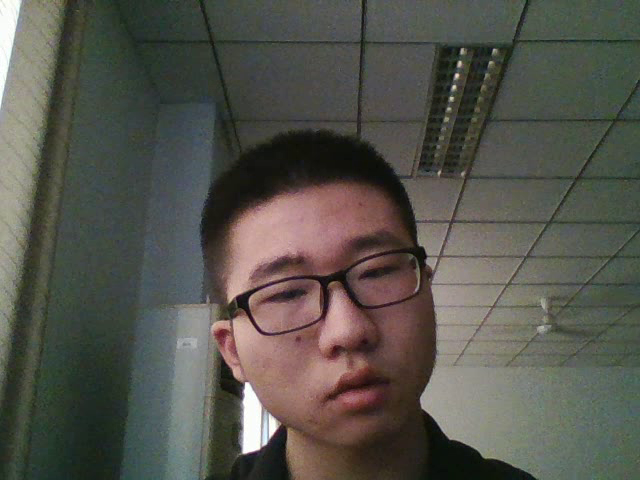
//> input picture frame 5 of 摄像处理/test.avi, 640 x 480 px, given in place of the camera
$ ./visio_detect_1   (built with g++ and OpenCV 4)
//> lines starting //> are read from the running program, lines starting //| are printed output that depends on the picture; after the words box and inside, x2 and y2 are one past the last pixel; in counts of white or black regions, pixels touching at a corner belong together
### 摄像处理/visio_detect_1/stdafx.h
// stdafx.h : 标准系统包含文件的包含文件，
// 或是经常使用但不常更改的
// 特定于项目的包含文件
//

#pragma once

#include "targetver.h"

#include <stdio.h>
#include <tchar.h>


// TODO:  在此处引用程序需要的其他头文件

### 摄像处理/visio_detect_1/visio_detect_1.cpp
// visio_detect_1.cpp : 定义控制台应用程序的入口点。
//

#include "stdafx.h"
#include <iostream>
#include <string>
#include <opencv2/opencv.hpp>
using namespace std;
using namespace cv;

int main()
{
	VideoCapture cam;	// 摄像头对象
	VideoWriter vwriter;
	cam.open(0);		// 打开摄像头
	double w = cam.get(CV_CAP_PROP_FRAME_WIDTH);
	double h = cam.get(CV_CAP_PROP_FRAME_HEIGHT);
	vwriter.open("../test.avi", CV_FOURCC('P', 'I', 'M', '1'), 25, Size(w, h));		//CV_FOURCC自己查手册
	if (!cam.isOpened() || !vwriter.isOpened()) {
		cout << "打开失败" << endl;
		return 0;
	}
	Mat frame;					// 保存摄像头捕捉到的图像
	Mat tmpImg;
	bool bStop = false;			// 变量
	while(!bStop) {
		cam >> frame;			// 将捕捉到的图像保存到frame中
//> frame is the input picture: 480 rows x 640 cols, CV_8UC3; mean B, G, R 76.8, 84.5, 85.4
		cvtColor(frame, tmpImg, CV_RGB2GRAY);					// 灰度转换
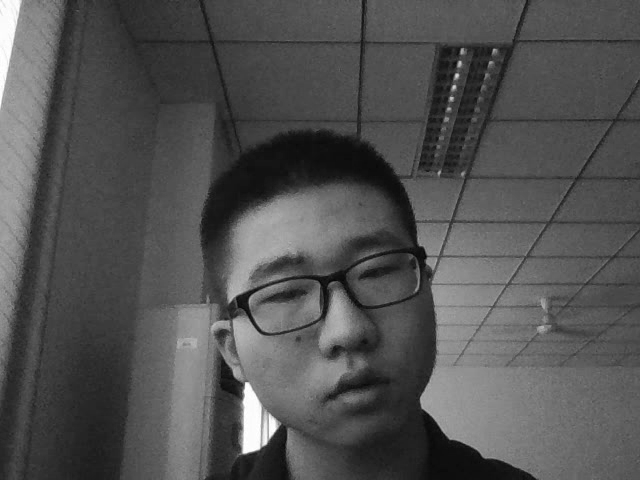
//> tmpImg: 480 rows x 640 cols, CV_8UC1; min 2, max 255, mean 82.3
		GaussianBlur(tmpImg, tmpImg, Size(11, 11), 10);		// 高斯模糊
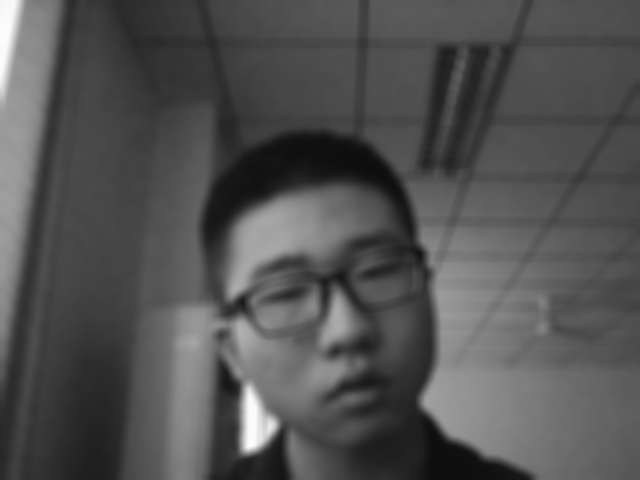
//> tmpImg: 480 rows x 640 cols, CV_8UC1; min 13, max 253, mean 82.3
		//threshold(tmpImg, tmpImg, 100, 255, CV_THRESH_BINARY);
		Canny(tmpImg, tmpImg, 0, 60);							// 边缘检测
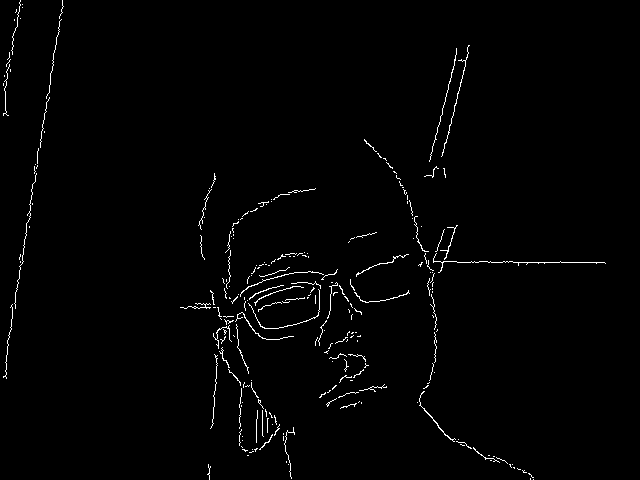
//> tmpImg: 480 rows x 640 cols, CV_8UC1; 1.3% white in thin lines or dots
		imshow("Gary Camera", tmpImg);							// 显示
		vwriter << frame;
		//imshow("Camera Frame", frame);
		int key = waitKey(40);
//> the Esc key is pressed
		if (key >= 0) {		// 键盘键入键的时候退出摄像头
			bStop = true;
		}
	}

	vwriter.release();
	if (cam.isOpened())
		cam.release();
    return 0;
}

$ run again, starting later in the video
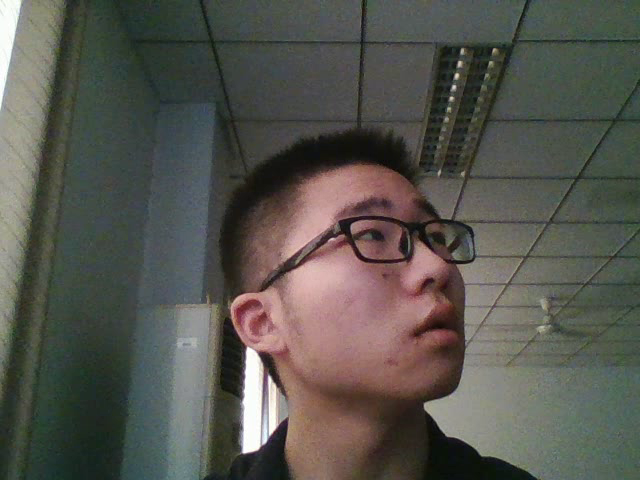
//> input picture frame 26 of 摄像处理/test.avi, 640 x 480 px, given in place of the camera
//> frame is the input picture: 480 rows x 640 cols, CV_8UC3; mean B, G, R 78.9, 85.7, 86.7
//> `GaussianBlur(tmpImg, tmpImg, Size(11, 11), 10);`:
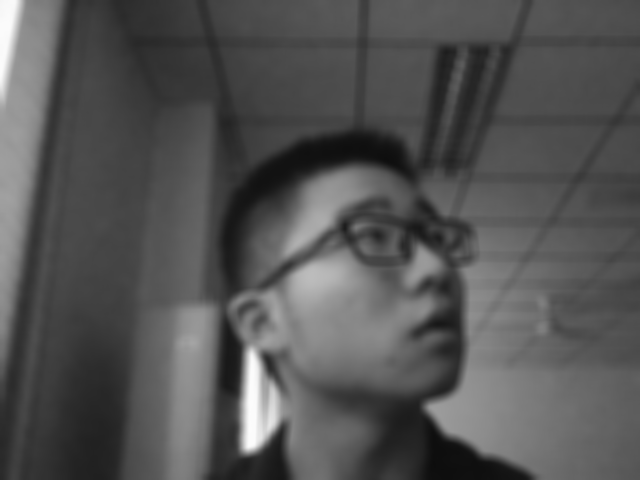
//> tmpImg: 480 rows x 640 cols, CV_8UC1; min 13, max 252, mean 83.8
//> `Canny(tmpImg, tmpImg, 0, 60);`:
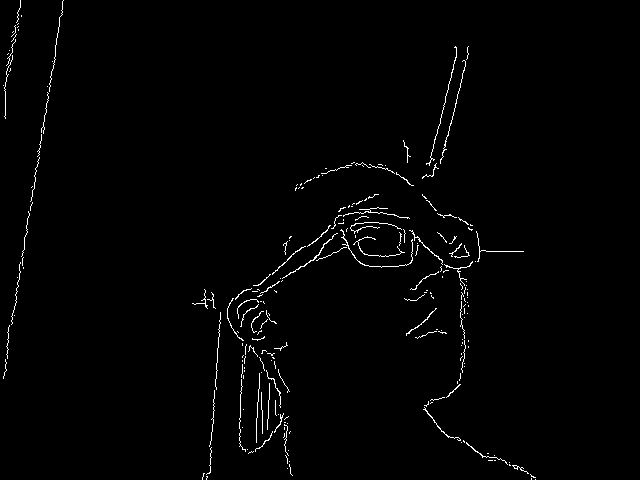
//> tmpImg: 480 rows x 640 cols, CV_8UC1; 1.3% white in thin lines or dots, all inside (x1, y1, x2, y2) = (3, 0, 536, 480)

$ run again, starting later in the video
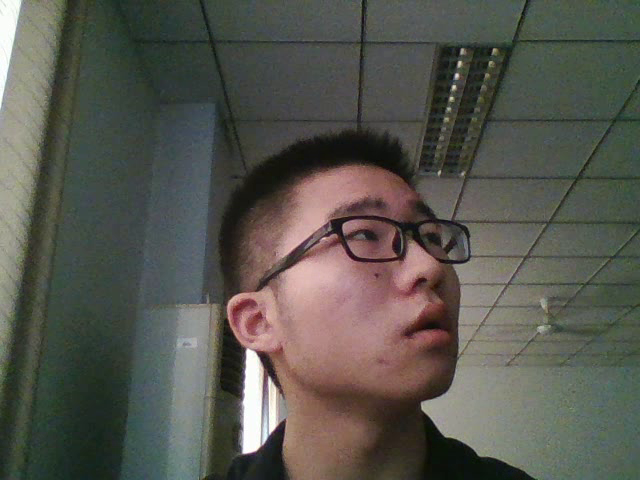
//> input picture frame 47 of 摄像处理/test.avi, 640 x 480 px, given in place of the camera
//> frame is the input picture: 480 rows x 640 cols, CV_8UC3; mean B, G, R 78.9, 86.6, 87.1
//> `GaussianBlur(tmpImg, tmpImg, Size(11, 11), 10);`:
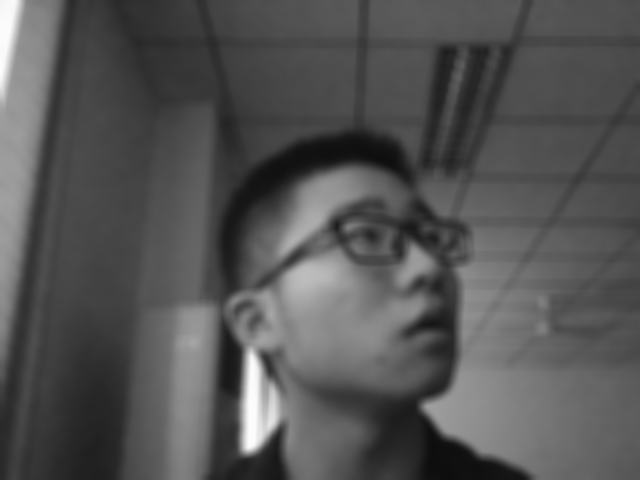
//> tmpImg: 480 rows x 640 cols, CV_8UC1; min 13, max 252, mean 84.3
//> `Canny(tmpImg, tmpImg, 0, 60);`:
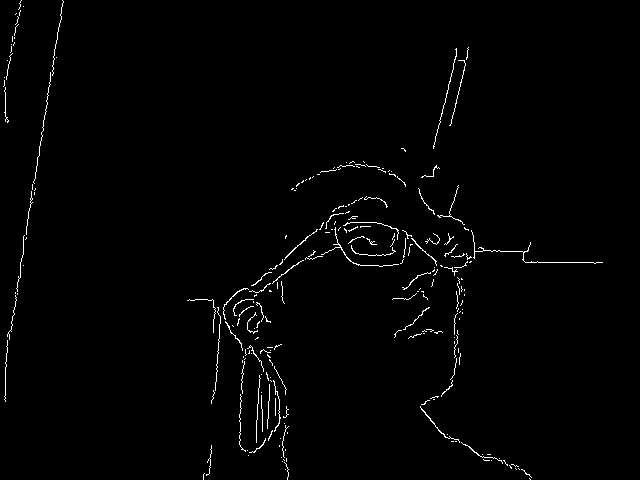
//> tmpImg: 480 rows x 640 cols, CV_8UC1; 1.3% white in thin lines or dots
